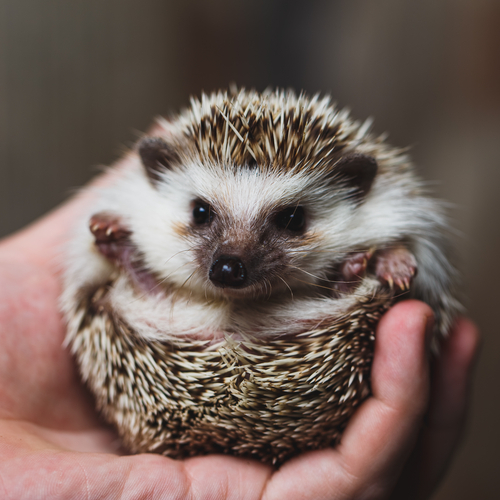
//> input picture img/hari.jpg, 500 x 500 px
$ ./023   (built with g++ and OpenCV 4)
//> lines starting //> are read from the running program, lines starting //| are printed output that depends on the picture
//http://cvwww.ee.ous.ac.jp/semi/opencv#2.1
//逆変換を使うアフィン変換
//g++ -o 023 023.cpp `pkg-config --cflags opencv` `pkg-config --libs opencv`

#include <opencv2/opencv.hpp>

int main(void)
{
    // 画像を格納するオブジェクトを宣言する
    cv::Mat_<uchar> src, dst;

    // 画像ファイルから画像データを読み込む
    src = cv::imread("../../../img/hari.jpg", cv::IMREAD_GRAYSCALE);
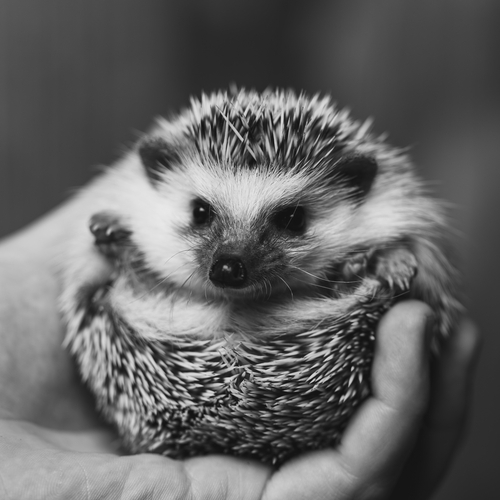
//> src: 500 rows x 500 cols, CV_8UC1; min 7, max 233, mean 99.5

    // srcと同じサイズで画像を作成する。初期値を0にする。
    dst = cv::Mat_<uchar>(src.size(), 0);

    // アフィン変換行列
    cv::Mat affine = (cv::Mat_<double>(3, 3) << 0.8, 0, 0, 0, 1.5, 0, 0, 0, 1);

    cv::Mat_<double> p0(3, 1), p1(3, 1);    // p0:原画像の座標 p1:変換後画像の座標

    for (int y = 0; y < dst.rows; y++) {
        for (int x = 0; x < dst.cols; x++) {
            int x1, y1;

            p1(0, 0) = x;                   // 変換後画像の座標
            p1(1, 0) = y;

            // アフィン変換の計算（逆行列を使用）
            p0 = affine.inv() * p1;

            x1 = (int)(p0(0, 0) + 0.5);     // 原画像の座標
            y1 = (int)(p0(1, 0) + 0.5);

            if (x1 >= 0 && x1 < src.cols && y1 >= 0 && y1 < src.rows) {
                // 座標(x1,y1)が原画像の範囲内であれば画素値を設定
                dst(y, x) = src(y1, x1);
            }
        }
    }
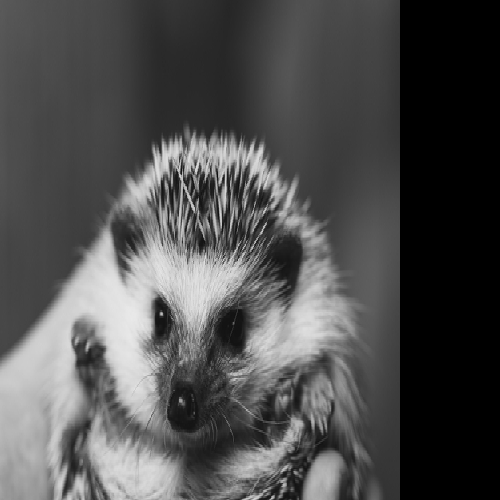
//> dst: 500 rows x 500 cols, CV_8UC1; min 0, max 233, mean 79
//> after the loop, p1 = [499, 499, 0]; p0 = [623.8, 332.7, 0]

    cv::imshow("原画像", src);
    cv::imshow("アフィン変換後画像", dst);
    cv::waitKey();

    return 0;
}

$ run again, with img/cag_bureta.jpg copied over img/hari.jpg
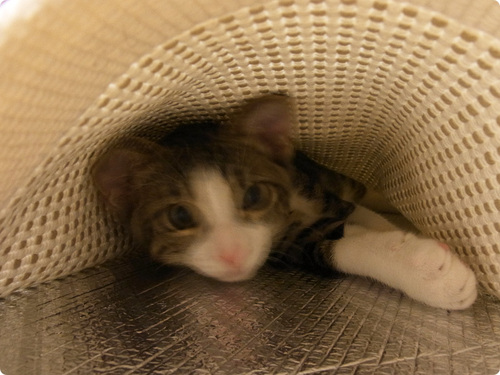
//> input picture img/cag_bureta.jpg, 500 x 375 px
//> `src = cv::imread("../../../img/hari.jpg", cv::IMREAD_GRAYSCALE);`:
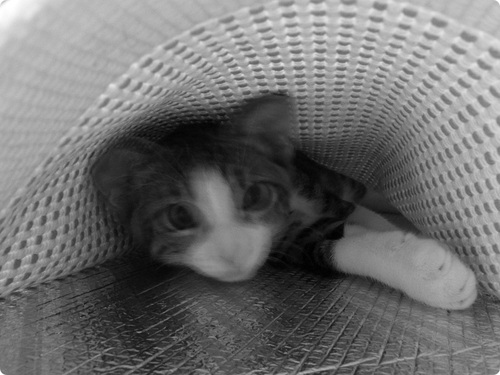
//> src: 375 rows x 500 cols, CV_8UC1; min 0, max 255, mean 110.7
//> after the loop `for (int y = 0; y < dst.rows; y++)`:
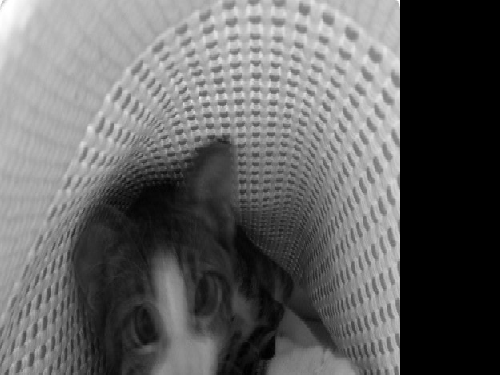
//> dst: 375 rows x 500 cols, CV_8UC1; min 0, max 255, mean 98.9
//> after the loop `for (int y = 0; y < dst.rows; y++)`: p1 = [499, 374, 0]; p0 = [623.8, 249.3, 0]
